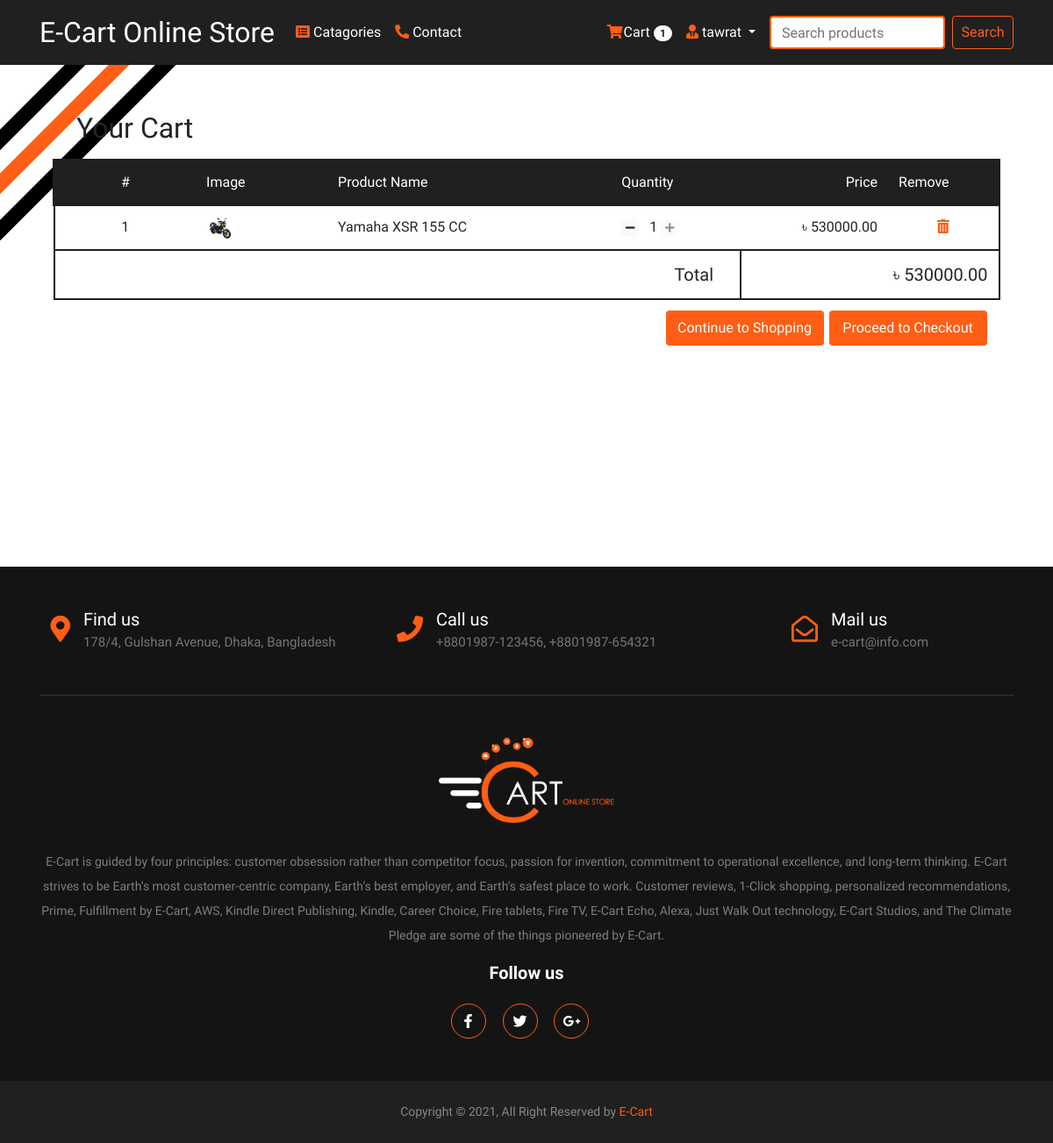
The page /shop/cart/ (signed in) on the database as committed earlier.
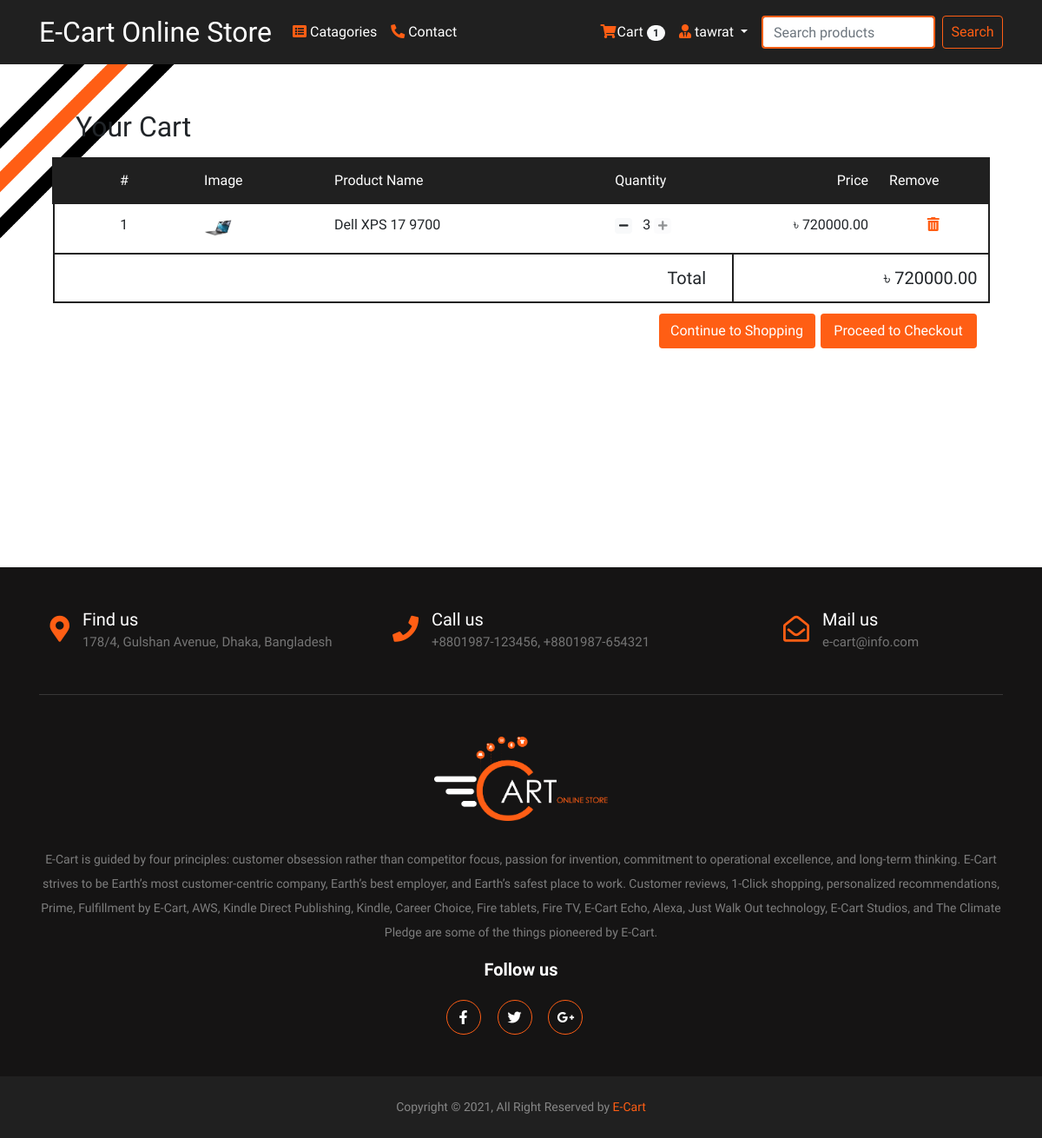
The same page on the database as committed later.
### App_Login/models.py (models this page shows, shortened)
class User(AbstractBaseUser, PermissionsMixin):
    email = models.EmailField(unique=True, null=False)
    is_staff = models.BooleanField(
        ugettext_lazy('staff status'),
        default=False,
        help_text=ugettext_lazy('Designated whether the user can log in this site')
    )
    is_active = models.BooleanField(
        ugettext_lazy('active'),
        default=True,
        help_text=ugettext_lazy('Designated whether the user should be treated as active. Unselect this instead of deleting account')
    )
    USERNAME_FIELD = 'email'
    objects = MyUserManager()

class Profile(models.Model):
    user = models.OneToOneField(User, on_delete=models.CASCADE, related_name='profile')
    username = models.CharField(max_length=200, blank=True)
    full_name = models.CharField(max_length=200, blank=True)
    address_1 = models.TextField(max_length=300, blank=True)
    city = models.CharField(max_length=40, blank=True)
    zipcode = models.CharField(max_length=10, blank=True)
    country = models.CharField(max_length=50, blank=True)
    phone = models.CharField(max_length=20, blank=True)
    date_joined = models.DateTimeField(auto_now_add=True)

### App_Order/models.py (models this page shows, shortened)
class Order(models.Model):
    orderitems = models.ManyToManyField(Cart)
    user = models.ForeignKey(settings.AUTH_USER_MODEL, on_delete=models.CASCADE)
    ordered = models.BooleanField(default=False)
    created = models.DateTimeField(auto_now_add = True)
    paymentID = models.CharField(max_length=264, blank=True, null=True)
    orderID = models.CharField(max_length=264, blank=True, null=True)
    def get_totals(self):
        total = 0
        for order_item in self.orderitems.all():
            total += float(order_item.get_total())
        return total

class Cart(models.Model):
    user = models.ForeignKey(settings.AUTH_USER_MODEL, on_delete=models.CASCADE, related_name='cart')
    item = models.ForeignKey(Product, on_delete=models.CASCADE)
    quantity = models.IntegerField(default=1)
    purchased = models.BooleanField(default=False)
    created = models.DateTimeField(auto_now_add=True)
    updated = models.DateTimeField(auto_now=True)
    def get_total(self):
        total = self.item.price * self.quantity
        float_total = format(total, '0.2f')
        return float_total

### App_Shop/models.py (models this page shows, shortened)
class Product(models.Model):
    mainimage = models.ImageField(upload_to='Products')
    name = models.CharField(max_length=300)
    product_quantity = models.IntegerField(default = True, null=False)
    category = models.ForeignKey(Category, on_delete=models.CASCADE, related_name='category')
    preview_text = models.TextField(max_length=200, verbose_name = "preview Text")
    detail_text = models.TextField(max_length=1000, verbose_name = 'Description')
    price = models.FloatField()
    old_price = models.FloatField(default=0.00)
    created = models.DateTimeField(auto_now_add=True)
    class Meta:
        ordering = ['-created',]

### App_Order/views.py (the view)
# urls.py: path('cart/', views.cart_view, name='cart'),
@login_required
def cart_view(request):
    carts = Cart.objects.filter(user=request.user, purchased=False)
    orders = Order.objects.filter(user=request.user, ordered=False)
    if carts.exists() and orders.exists():
        order = orders[0]
        return render(request, 'App_Order/cart.html', context={'carts':carts, 'order':order})
    else:
        messages.warning(request, "No items in the car!")
        return redirect("App_Shop:home")

### App_Order/templatetags/cart_tag.py (called while the page is built)
@register.filter
def cart_total(user):
    order = Order.objects.filter(user=user, ordered=False)
    if order.exists():
        return order[0].orderitems.count()
    else:
        return 0

### templates/App_Order/cart.html (shortened to what this page needs)
{% extends 'base.html' %}
{% block body_block %}
<div class="container my-5">
  <div class="container my-3">
    <h2 style="padding-left:12px;">Your Cart</h2>
  </div>
  <table class="table">
    <thead style="color:white;  border:3px solid #202020; border-radius:10px; background-color:#202020;">
      <tr>
        <td scope="row" width="15%" align="center">#</td>
        <td scope="col" width="150px">Image</td>
        <td scope="col" width="30%">Product Name</td>
        <td scope="col">Quantity</td>
        <td scope="col" align="right">Price</td>
        <td scope="col">Remove</td>
      </tr>
    </thead>
    <tbody>
      {% for cart in carts %}
      <tr style="border-left:2px solid #202020; border-right:2px solid #202020">
        <td scope="row" align="center">{{ forloop.counter }}</td>
        <td> <img src="/media/{{cart.item.mainimage}}" style="width:25%; height:30%;" alt=""> </td>
        <td>{{cart.item.name}}</td>
        <td>
          <a href="{% url 'App_Order:decrease' pk=cart.item.pk %}" class="mr-2"> <span class="badge badge-light"> <i class="fas fa-minus"></i> </span> </a>
          {{cart.quantity}}
          {% if cart.item.product_quantity <= 0 %}
            <a href="" class="mr-2" style="cursor:not-allowed; opacity:.5"> <span class="badge badge-light"> <i class="fas fa-plus"></i> </span> </a>
          {% else %}
            <a href="{% url 'App_Order:increase' pk=cart.item.pk %}" class="mr-2"> <span class="badge badge-light"> <i class="fas fa-plus"></i> </span> </a>
            {% endif %}
        </td>
        <td align="right">&#2547; {{cart.get_total}}</td>
        <td align="center"><a href="{% url 'App_Order:remove' pk=cart.item.pk %}"><span style="color:#ff5e14"><i class="fas fa-trash-alt"></i></span></a> </td>
      </tr>
      {% endfor %}
      <tr class="total_row">
        <td colspan="4" align='right' style="padding-right:30px;">Total</td>
        <td colspan="2" align="right">&#2547; {{ order.get_totals | floatformat:2 }}</td>
      </tr>
      <tr>
        <td scope="row"> </td>
        <td colspan="5" class="text-right">
          <a href="{% url 'App_Shop:home' %}"><button class="btn-shopping" type="button" name="shopping">Continue to Shopping</button> </a>
          <a href="{% url 'App_Payment:checkout' %}"> <button class="btn-checkout" type="button" name="checkout">Proceed to Checkout</button> </a>
        </td>
      </tr>
    </tbody>
  </table>
</div>
{% endblock %}

### templates/base.html (shortened to what this page needs)
{% load static %}
<!DOCTYPE html>
<html lang="en" dir="ltr">
  <head>
    <link rel="stylesheet" href="https://stackpath.bootstrapcdn.com/bootstrap/4.3.1/css/bootstrap.min.css">
    <link href="https://cdnjs.cloudflare.com/ajax/libs/font-awesome/5.10.2/css/all.css" rel="stylesheet">
    <link rel="stylesheet" href="{% static 'css/main.css' %}">
  </head>
  <body>
    {% include 'navbar.html' %}
    <div class="container" style="padding-top:5px">
      {% block body_block %}
      {% endblock %}
    </div>
    <br>
    <br>
    <br>
    <br>
    <br>
    <br>
    <br>
    <br>
    {% include 'footer.html' %}
  </body>
</html>

### templates/navbar.html (shortened to what this page needs)
{% load cart_tag %}
<nav class="navbar navbar-expand-lg navbar-dark sticky-top" style="background-color: #202020;">
  <div class="container">
    <a href="{% url 'App_Shop:home' %}" class="navbar-brand">E-Cart Online Store</a>
    <div class="collapse navbar-collapse" id="navbarNav">
      <ul class="navbar-nav mr-auto">
      <li class="nav-item dropdown">
          <a class="nav-link dropdown" id="navbarNavDropdown" data-toggle="dropdown" href="#" role="button" aria-haspopup="true" aria-expanded="false"><span style="color:#ff5e14"><i class="fa fa-list-alt" aria-hidden="true"></i></span> Catagories</a>
      </li>
      <li class="nav-item">
        <a href="#footer" class="nav-link" id="navbarNav"><span style="color:#ff5e14">
            <i class="fas fa-phone-alt"></i></span> Contact
        </a>
      </li>
      </ul>
    </div>
    <div class="collapse navbar-collapse" id="navbarNav">
      <ul class="navbar-nav ml-auto">
        {% if request.user.is_authenticated %}
        <li class="nav-item">
          <a href="{% url 'App_Order:cart' %}" class="nav-link">
              <i class="fa fa-shopping-cart" style="color:#ff5e14; padding-right:1px;"></i><span class="cart_design">Cart</span>
              <span class="badge badge-pill badge-light">{{ request.user | cart_total }}</span>
          </a>
        </li>
        <li class="nav-item dropdown">
            <a class="nav-link dropdown-toggle" id="navbarNavDropdown" data-toggle="dropdown" href="#" role="button" aria-haspopup="true" aria-expanded="false"> <i class="fas fa-user-tie" style="color:#ff5e14;"></i> {{request.user.profile.username}} </a>
        </li>
        {% else %}
        <li class="nav-item"> <a href="{% url 'App_Login:login' %}"> <button class="btn-login" type="button" name="login">Login</button> </a></li>
        {% endif %}
      </ul>
      <form action="{% url 'App_Shop:search_items' %}" method="POST" class="form-inline my-2 my-lg-0">
      <input class="form-control mr-sm-2" type="search" placeholder="Search products" aria-label="Search" name="searched" style="margin-left:8px; width:200px; border:2px solid #ff5e14">
      <button class="btn-search" type="submit">Search</button>
    </form>
    </div>
  </div>
</nav>

### templates/footer.html (shortened to what this page needs)
<footer class="footer-section" id="footer">
        <div class="container">
            <div class="footer-cta pt-5 pb-5 mr-auto">
                <div class="row">
                    <div class="col-xl-4 col-md-4 mb-30">
                        <div class="row justify-content-center">
                          <div class="single-cta">
                              <i class="fas fa-map-marker-alt"></i>
                              <div class="cta-text">
                                  <h4>Find us</h4>
                                  <span>178/4, Gulshan Avenue, Dhaka, Bangladesh</span>
                              </div>
                          </div>
                        </div>
                    </div>
                    <div class="col-xl-4 col-md-4 mb-30">
                      <div class="row justify-content-center">
                        <div class="single-cta">
                            <i class="fas fa-phone"></i>
                            <div class="cta-text">
                                <h4>Call us</h4>
                                <span>+8801987-123456, +8801987-654321</span>
                            </div>
                        </div>
                      </div>
                    </div>
                    <div class="col-xl-4 col-md-4 mb-30">
                        <div class="row justify-content-center">
                          <div class="single-cta">
                              <i class="far fa-envelope-open"></i>
                              <div class="cta-text">
                                  <h4>Mail us</h4>
                                  <span>e-cart@info.com</span>
                              </div>
                          </div>
                        </div>
                    </div>
                </div>
            </div>
            <div class="footer-content pt-5 pb-5">
                    <div class="row justify-content-center">
                        <div class="footer-widget">
                            <div class="footer-logo" align="center">
                                <a href="{% url 'App_Shop:home' %}"><img src="/media/e-cart logo_final_color.png" class="img-fluid" alt="logo"></a>
                            </div>
                            <div class="footer-text" align="center">
                                <p>E-Cart is guided by four principles: customer obsession rather than competitor focus, passion for invention, commitment to operational excellence, and long-term thinking. E-Cart strives to be Earth’s most customer-centric company, Earth’s best employer, and Earth’s safest place to work. Customer reviews, 1-Click shopping, personalized recommendations, Prime, Fulfillment by E-Cart, AWS, Kindle Direct Publishing, Kindle, Career Choice, Fire tablets, Fire TV, E-Cart Echo, Alexa, Just Walk Out technology, E-Cart Studios, and The Climate Pledge are some of the things pioneered by E-Cart.</p>
                            </div>
                            <div class="footer-social-icon" align="center">
                                <span>Follow us</span>
                                <a href="#"><i class="fab fa-facebook-f facebook-bg"></i></a>
                                <a href="#"><i class="fab fa-twitter twitter-bg"></i></a>
                                <a href="#"><i class="fab fa-google-plus-g google-bg"></i></a>
                            </div>
                        </div>
                    </div>
            </div>
        </div>
        <div class="copyright-area">
            <div class="container">
                    <div class="row justify-content-center">
                        <div class="copyright-text">
                            <p>Copyright &copy; 2021, All Right Reserved by <a href="{% url 'App_Shop:home' %}">E-Cart</a></p>
                        </div>
                    </div>
            </div>
        </div>
    </footer>

### templates/base.html (style rules this page uses)
body { background-image : url("/media/ecart.jpg"); background-size: 100%; background-repeat: no-repeat; font-family: 'Ubuntu', sans-serif; }

### templates/navbar.html (style rules this page uses)
.container .navbar-brand { font-size: 2em; transition: .4s; }
.container .btn-search { color: #ff5e14; height: 38px; width: 70px; background:transparent; border: 1px solid #ff5e14; border-radius: 4px; transition: .4s; }
.container #navbarNavDropdown, .container #navbarNav { color: white; transition: .4s; }
.cart_design { color: white; transition: .4s; }

### templates/App_Order/cart.html (style rules this page uses)
.total_row { background-color:white; }
.total_row td { font-size:20px; border:2px solid #202020; }
.btn-shopping,.btn-checkout { margin-right: 2px; width:180px; height:40px; background-color: #ff5e14; color: white; border:0px solid; border-radius: 4px; transition:.3s; }

### templates/footer.html (style rules this page uses)
ul { margin: 0px; padding: 0px; }
.footer-section { background: #151414; position: relative; }
.footer-cta { border-bottom: 1px solid #373636; }
.single-cta i { color: #ff5e14; font-size: 30px; float: left; margin-top: 8px; }
.cta-text { padding-left: 15px; display: inline-block; }
.cta-text h4 { color: #fff; font-size: 20px; font-weight: 400; margin-bottom: 2px; }
.cta-text span { color: #757575; font-size: 15px; }
.footer-content { position: relative; }
.footer-logo { margin-bottom: 30px; }
.footer-logo img { max-width: 200px; }
.footer-text p { margin-bottom: 14px; font-size: 14px; color: #7e7e7e; line-height: 28px; }
.footer-social-icon span { color: #fff; display: block; font-size: 20px; font-weight: 700; margin-bottom: 20px; }
.footer-social-icon a { color: #fff; font-size: 16px; margin-right: 15px; }
.footer-social-icon i { height: 40px; width: 40px; text-align: center; line-height: 38px; border: 1px solid #ff5e14; border-radius: 50%; }
.copyright-area { background: #202020; padding: 25px 0; }
.copyright-text p { margin: 0; font-size: 14px; color: #878787; }
.copyright-text p a { color: #ff5e14; }

Rows that differ between the two databases and show on the page:
removed Cart: item.mainimage (picture), item.name "Yamaha XSR 155 CC", quantity "1", get_total "530000.00"
removed Order: get_totals "530000.00"
added Cart: item.mainimage (picture), item.name "Dell XPS 17 9700", quantity "3", get_total "720000.00"
added Order: get_totals "720000.00"
